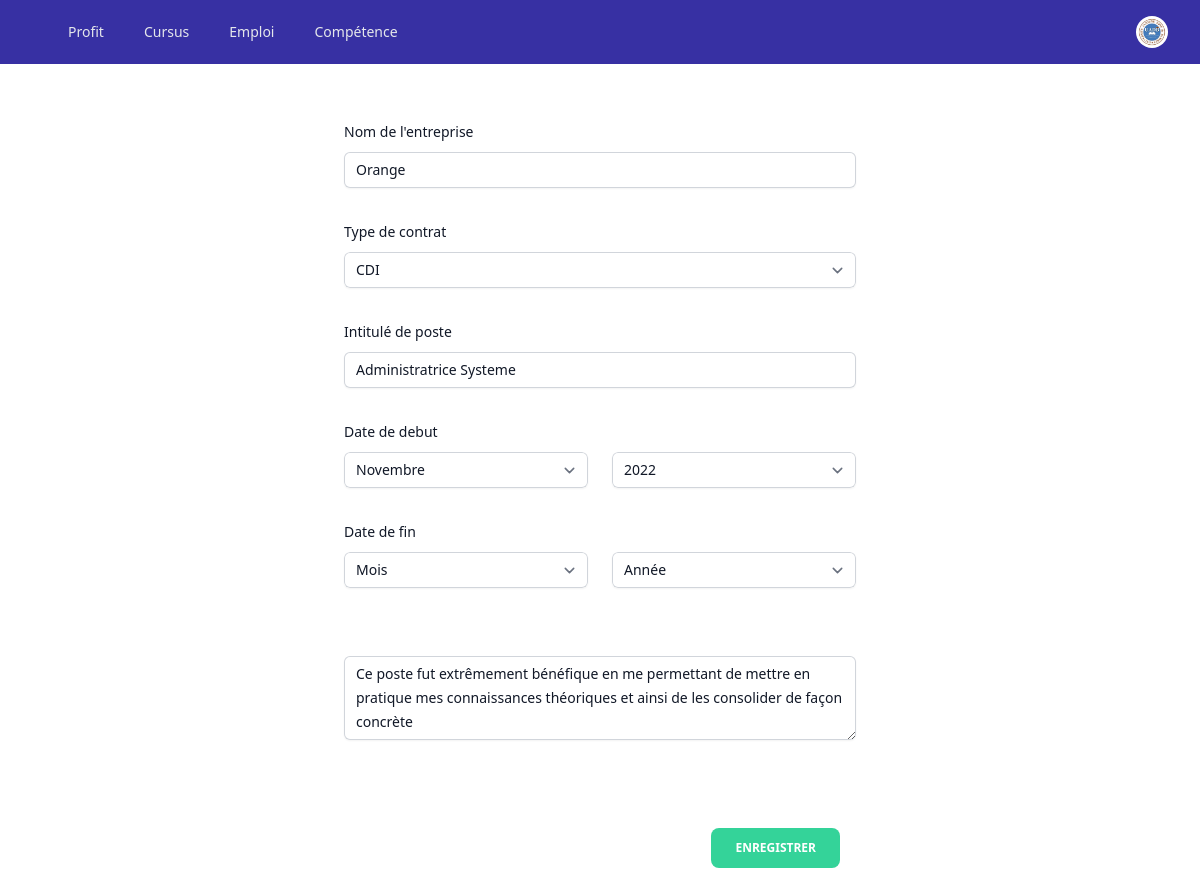
The page /emploi/modifier_emploi/9/ (signed in) on the database its author committed.
### Emploi/models.py (models this page shows, shortened)
class Emploi(models.Model):
    entreprise=models.CharField(null=True,max_length=200)
    typecont=models.CharField(choices=contrat, max_length=200)
    poste=models.CharField(null=True,max_length=200)
    mois_date_debut=models.CharField(max_length=20, choices=MOIS_CHOICES)
    annee_date_debut=models.CharField(max_length=40, choices=ANNEES)
    mois_date_fin=models.CharField(max_length=20, choices=MOIS_CHOICES,null=True,blank=True)
    annee_date_fin=models.CharField(max_length=40, choices=ANNEES,null=True,blank=True)
    description=models.TextField(null=True,max_length=250,blank=True)
    etudiant=models.ForeignKey(Etudiant,on_delete=models.CASCADE)

### Emploi/views.py (the view)
# urls.py: path("modifier_emploi/<int:pk>/", views.emploi_update, name="emploi_update"),
def emploi_update(request,pk):
    emploi=Emploi.objects.get(id=pk)
    form = EmploiForm(instance=emploi)
    if request.method == 'POST':
        form = EmploiForm(request.POST,instance=emploi)
        if form.is_valid():
            form.save()
            return redirect("liste_emploi",pk)
    context={"form":form}
    return render(request, "Emploi/emploi_update.html",context)

### templates/Emploi/emploi_update.html (shortened to what this page needs)
{% extends "index.html" %}
{% block contenu %}
{% include 'navbar.html' %}
<form class="mt-10 sm:mx-auto sm:w-full sm:max-w-lg"  method="post">
    <div class="mt-10 grid grid-cols-1 gap-x-6 gap-y-8 sm:grid-cols-6 pt-20">
        <div class="sm:col-span-full">
            <label for="etablissement" class="block text-sm font-medium leading-6 text-gray-900">Nom de l'entreprise</label>
            <div class="mt-2">
                {{form.entreprise}}
            </div>
        </div>
    </div>
        <div class="sm:col-span-full mt-8">
            <label for="typecontrat" class="block text-sm font-medium leading-6 text-gray-900">Type de contrat</label>
            <div class="mt-2">
                <select name="typecont" autocomplete="family-name" class="block w-full rounded-md border-0 py-1.5 text-gray-900 shadow-sm ring-1 ring-inset ring-gray-300 placeholder:text-gray-400 focus:ring-2 focus:ring-inset focus:ring-indigo-600 sm:text-sm sm:leading-6" required>
                    {% for typec_value, typec_label in form.typecont.field.choices %}
                        <option value="{{ typec_value }}" {% if form.typecont.value == typec_value %}selected{% endif %}>{{ typec_label }}</option>
                    {% endfor %}
                </select>
            </div>
        </div>
        <div class="sm:col-span-full mt-8">
            <label for="diplome" class="block text-sm font-medium leading-6 text-gray-900">Intitulé de poste</label>
            <div class="mt-2">
                {{form.poste}}
            </div>
        </div>
        <div class="mt-8 grid grid-cols-1 gap-x-6 gap-y-8 sm:grid-cols-6">
        <div class="sm:col-span-3">
            <label for="moisdatedebut" class=" block text-sm font-medium leading-6 text-gray-900">Date de debut</label>
            <div class="mt-2">
                <select name="mois_date_debut" autocomplete="family-name" class="block w-full rounded-md border-0 py-1.5 text-gray-900 shadow-sm ring-1 ring-inset ring-gray-300 placeholder:text-gray-400 focus:ring-2 focus:ring-inset focus:ring-indigo-600 sm:text-sm sm:leading-6" required>
                    {% for mois_value, mois_label in form.mois_date_debut.field.choices %}
                        <option value="{{ mois_value }}" {% if form.mois_date_debut.value == mois_value %}selected{% endif %}>{{ mois_label }}</option>
                    {% endfor %}
                </select>
            </div>
        </div>
        <div class="sm:col-span-3">
            <div class="mt-8">
                <select name="annee_date_debut" autocomplete="family-name" class="block w-full rounded-md border-0 py-1.5 text-gray-900 shadow-sm ring-1 ring-inset ring-gray-300 placeholder:text-gray-400 focus:ring-2 focus:ring-inset focus:ring-indigo-600 sm:text-sm sm:leading-6" required>
                    {% for annee_value, annee_label in form.annee_date_debut.field.choices %}
                        <option value="{{ annee_value }}" {% if form.annee_date_debut.value == annee_value %}selected{% endif %}>{{ annee_label }}</option>
                    {% endfor %}
                </select>
            </div>
         </div>
         <div class="sm:col-span-3">
            <label for="moisdatefin" class="block text-sm font-medium leading-6 text-gray-900">Date de fin</label>
            <div class="mt-2">
                <select name="mois_date_fin" autocomplete="family-name" class="block w-full rounded-md border-0 py-1.5 text-gray-900 shadow-sm ring-1 ring-inset ring-gray-300 placeholder:text-gray-400 focus:ring-2 focus:ring-inset focus:ring-indigo-600 sm:text-sm sm:leading-6" required>
                    <option value="" {% if not form.mois_date_debut.value %}selected{% endif %}>Mois</option>
                </select>
            </div>
        </div>
        <div class="sm:col-span-3">
            <div class="mt-8">
                <select name="annee_date_fin" autocomplete="family-name" class="block w-full rounded-md border-0 py-1.5 text-gray-900 shadow-sm ring-1 ring-inset ring-gray-300 placeholder:text-gray-400 focus:ring-2 focus:ring-inset focus:ring-indigo-600 sm:text-sm sm:leading-6" required>
                    <option value="" {% if not form.annee_date_fin.value %}selected{% endif %}>Année</option>
                </select>
            </div>
        </div>
        <div class="sm:col-span-full">
            <div class="mt-5 pt-4">
              {{form.description}}
            </div>
        </div>
    </div>
    <div class="mt-20 mb-20 pt-2 flex items-center justify-end gap-x-6 mx-auto">
        <button type="submit"class="middle none center mr-4 rounded-lg bg-green-400 py-3 px-6 font-sans text-xs font-bold uppercase text-white transition-all hover:shadow-lg hover:shadow-green-400/40 focus:opacity-[0.85] focus:shadow-none active:opacity-[0.65] active:shadow-none disabled:pointer-events-none">
        Enregistrer
        </button>
    </div>
</form>
{% endblock %}

### rows shown on the page
Emploi: entreprise "Orange", typecont "CDI", poste "Administratrice Systeme", mois_date_debut "Novembre", annee_date_debut "2022", description "Ce poste fut extrêmement bénéfique en me permettant de mettre en pratique mes connaissances théoriques et ainsi de les consolider de façon concrète"
